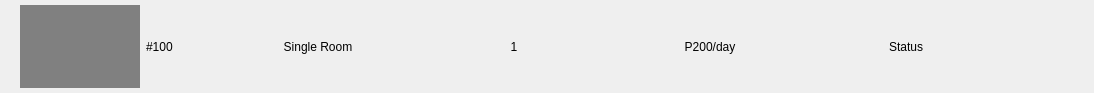
<?xml version="1.0" encoding="UTF-8"?>
<ui version="4.0">
 <class>Frame</class>
 <widget class="QFrame" name="Frame">
  <property name="geometry">
   <rect>
    <x>0</x>
    <y>0</y>
    <width>1094</width>
    <height>93</height>
   </rect>
  </property>
  <property name="minimumSize">
   <size>
    <width>0</width>
    <height>80</height>
   </size>
  </property>
  <property name="windowTitle">
   <string>Frame</string>
  </property>
  <property name="lineWidth">
   <number>0</number>
  </property>
  <layout class="QGridLayout" name="gridLayout">
   <property name="leftMargin">
    <number>0</number>
   </property>
   <property name="topMargin">
    <number>0</number>
   </property>
   <property name="rightMargin">
    <number>0</number>
   </property>
   <property name="bottomMargin">
    <number>0</number>
   </property>
   <property name="spacing">
    <number>0</number>
   </property>
   <item row="0" column="1">
    <widget class="QFrame" name="room_image_and_room_no_frame">
     <property name="minimumSize">
      <size>
       <width>200</width>
       <height>0</height>
      </size>
     </property>
     <property name="maximumSize">
      <size>
       <width>200</width>
       <height>16777215</height>
      </size>
     </property>
     <property name="frameShape">
      <enum>QFrame::NoFrame</enum>
     </property>
     <property name="frameShadow">
      <enum>QFrame::Plain</enum>
     </property>
     <property name="lineWidth">
      <number>0</number>
     </property>
     <layout class="QGridLayout" name="gridLayout_12">
      <property name="leftMargin">
       <number>0</number>
      </property>
      <property name="topMargin">
       <number>5</number>
      </property>
      <property name="rightMargin">
       <number>0</number>
      </property>
      <property name="bottomMargin">
       <number>5</number>
      </property>
      <property name="horizontalSpacing">
       <number>6</number>
      </property>
      <property name="verticalSpacing">
       <number>0</number>
      </property>
      <item row="0" column="1">
       <widget class="QLabel" name="room_image_label">
        <property name="minimumSize">
         <size>
          <width>120</width>
          <height>60</height>
         </size>
        </property>
        <property name="styleSheet">
         <string notr="true">background-color: gray;</string>
        </property>
        <property name="lineWidth">
         <number>0</number>
        </property>
        <property name="text">
         <string/>
        </property>
        <property name="alignment">
         <set>Qt::AlignCenter</set>
        </property>
       </widget>
      </item>
      <item row="0" column="2">
       <widget class="QLabel" name="room_num_label">
        <property name="minimumSize">
         <size>
          <width>73</width>
          <height>0</height>
         </size>
        </property>
        <property name="lineWidth">
         <number>0</number>
        </property>
        <property name="text">
         <string>#100</string>
        </property>
       </widget>
      </item>
     </layout>
    </widget>
   </item>
   <item row="0" column="6">
    <widget class="QFrame" name="action_buttons_frame">
     <property name="minimumSize">
      <size>
       <width>60</width>
       <height>0</height>
      </size>
     </property>
     <property name="maximumSize">
      <size>
       <width>60</width>
       <height>16777215</height>
      </size>
     </property>
     <property name="frameShape">
      <enum>QFrame::NoFrame</enum>
     </property>
     <property name="frameShadow">
      <enum>QFrame::Plain</enum>
     </property>
     <property name="lineWidth">
      <number>0</number>
     </property>
     <layout class="QGridLayout" name="gridLayout_11">
      <property name="leftMargin">
       <number>0</number>
      </property>
      <property name="rightMargin">
       <number>0</number>
      </property>
      <property name="horizontalSpacing">
       <number>0</number>
      </property>
      <item row="0" column="1">
       <widget class="QPushButton" name="delete_room_button">
        <property name="minimumSize">
         <size>
          <width>0</width>
          <height>0</height>
         </size>
        </property>
        <property name="maximumSize">
         <size>
          <width>25</width>
          <height>16777215</height>
         </size>
        </property>
        <property name="cursor">
         <cursorShape>PointingHandCursor</cursorShape>
        </property>
        <property name="mouseTracking">
         <bool>false</bool>
        </property>
        <property name="text">
         <string/>
        </property>
        <property name="flat">
         <bool>true</bool>
        </property>
       </widget>
      </item>
      <item row="0" column="0">
       <widget class="QPushButton" name="edit_room_button">
        <property name="minimumSize">
         <size>
          <width>0</width>
          <height>0</height>
         </size>
        </property>
        <property name="maximumSize">
         <size>
          <width>25</width>
          <height>16777215</height>
         </size>
        </property>
        <property name="cursor">
         <cursorShape>PointingHandCursor</cursorShape>
        </property>
        <property name="text">
         <string/>
        </property>
        <property name="flat">
         <bool>true</bool>
        </property>
       </widget>
      </item>
     </layout>
    </widget>
   </item>
   <item row="0" column="0">
    <spacer name="hs_7">
     <property name="orientation">
      <enum>Qt::Horizontal</enum>
     </property>
     <property name="sizeType">
      <enum>QSizePolicy::Maximum</enum>
     </property>
     <property name="sizeHint" stdset="0">
      <size>
       <width>20</width>
       <height>20</height>
      </size>
     </property>
    </spacer>
   </item>
   <item row="0" column="3">
    <widget class="QLabel" name="capacity_value_label">
     <property name="minimumSize">
      <size>
       <width>75</width>
       <height>0</height>
      </size>
     </property>
     <property name="maximumSize">
      <size>
       <width>16777215</width>
       <height>16777215</height>
      </size>
     </property>
     <property name="lineWidth">
      <number>0</number>
     </property>
     <property name="text">
      <string>1</string>
     </property>
     <property name="alignment">
      <set>Qt::AlignCenter</set>
     </property>
    </widget>
   </item>
   <item row="0" column="4">
    <widget class="QLabel" name="rate_value_label">
     <property name="minimumSize">
      <size>
       <width>100</width>
       <height>0</height>
      </size>
     </property>
     <property name="maximumSize">
      <size>
       <width>16777215</width>
       <height>16777215</height>
      </size>
     </property>
     <property name="lineWidth">
      <number>0</number>
     </property>
     <property name="text">
      <string>P200/day</string>
     </property>
     <property name="alignment">
      <set>Qt::AlignCenter</set>
     </property>
    </widget>
   </item>
   <item row="0" column="2">
    <widget class="QLabel" name="room_type_value_label">
     <property name="minimumSize">
      <size>
       <width>125</width>
       <height>0</height>
      </size>
     </property>
     <property name="maximumSize">
      <size>
       <width>16777215</width>
       <height>16777215</height>
      </size>
     </property>
     <property name="lineWidth">
      <number>0</number>
     </property>
     <property name="text">
      <string>Single Room</string>
     </property>
     <property name="alignment">
      <set>Qt::AlignCenter</set>
     </property>
    </widget>
   </item>
   <item row="0" column="5">
    <widget class="QLabel" name="status_value_label">
     <property name="minimumSize">
      <size>
       <width>100</width>
       <height>0</height>
      </size>
     </property>
     <property name="maximumSize">
      <size>
       <width>16777215</width>
       <height>16777215</height>
      </size>
     </property>
     <property name="lineWidth">
      <number>0</number>
     </property>
     <property name="text">
      <string>Status</string>
     </property>
     <property name="alignment">
      <set>Qt::AlignCenter</set>
     </property>
    </widget>
   </item>
   <item row="0" column="7">
    <spacer name="hs_4">
     <property name="orientation">
      <enum>Qt::Horizontal</enum>
     </property>
     <property name="sizeType">
      <enum>QSizePolicy::Maximum</enum>
     </property>
     <property name="sizeHint" stdset="0">
      <size>
       <width>30</width>
       <height>20</height>
      </size>
     </property>
    </spacer>
   </item>
  </layout>
 </widget>
 <resources/>
 <connections/>
</ui>
